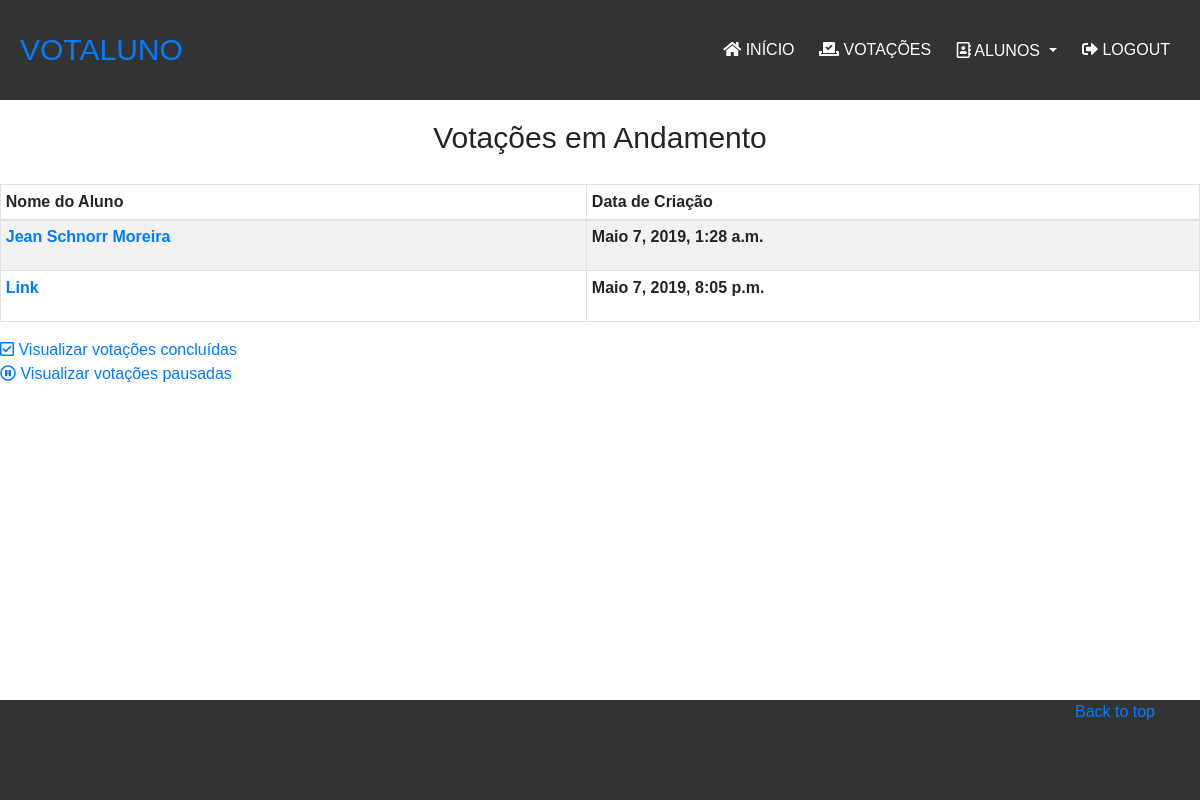
Before: /emAndamento/ (signed in) with the older database file.
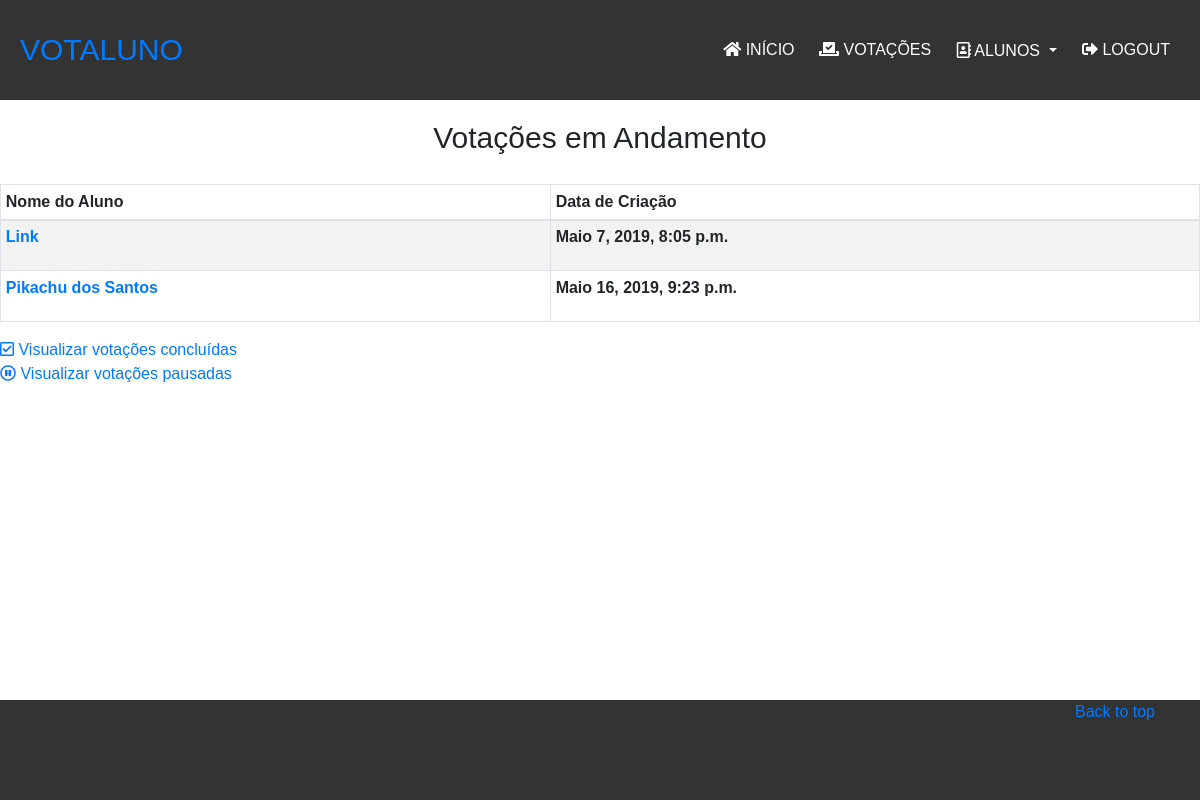
After: the same page with the newer database file.
### votacoes/models.py (models this page shows, shortened)
class Votacao(models.Model):
    aluno = models.ForeignKey(Aluno,on_delete=models.CASCADE)
    created_date = models.DateTimeField(default=now, editable=False)
    emAndamento = 1
    pausada = 2
    finalizada = 3
    escolhas =(
        (1,'Em Andamento'),
        (2,'Pausada'),
        (3,'Finalizada')
    )
    estado = models.IntegerField(choices=escolhas, default=2)
    class Meta:
        verbose_name_plural = 'votações'

class Aluno(models.Model):
    imagemAluno = models.ImageField(upload_to='images/')
    nomeAluno = models.CharField(
        max_length=255,
        null=False,
        blank=False
    )
    cpfAluno = models.CharField(
        max_length=14,
        null=False,
        blank=False
    )
    turmaAluno = models.ForeignKey("Turma",on_delete=models.CASCADE)

### votacoes/views.py (the view)
# urls.py: path('emAndamento/',views.emAndamento,name='emAndamento'),
@login_required
def emAndamento(request):
    context = {}
    votacoesEmAndamento = Votacao.objects.filter(estado=1)
    context['votacoesEmAndamento'] = votacoesEmAndamento
    return render(request,'votacoes/emAndamento.html',context)

### votacoes/templates/votacoes/emAndamento.html
{% extends 'baseSite.html' %}
{% block content %}
{% if votacoesEmAndamento %}
    <h2>Votações em Andamento</h2>
    <ul>
        <table id="dtVerticalScrollExample" class="table table-responsive-sm table-striped table-bordered table-sm" cellspacing="0"
        width="90%">
            <thead>
                <th>Nome do Aluno</th>
                <th> Data de Criação</th>
            </thead>
            <tbody>
                {% for Votacao in votacoesEmAndamento %}
                    <tr>
                        <th>
                            <li><a href="{% url 'exibirAluno' Votacao.aluno.cpfAluno %}">{{ Votacao.aluno.nomeAluno }}</a></li>
                        </th>
                        <th>
                            <p>{{ Votacao.created_date }}</p>
                        </th>
                    </tr>
                {% endfor %}
            </tbody>
        </table>
    </ul>
    <div class="divLinkEscolhas">
        <a href="{% url 'concluidas' %}"><i class="far fa-check-square"></i> Visualizar votações concluídas</a><br>
        <a href="{% url 'pausadas' %}"><i class="far fa-pause-circle"></i> Visualizar votações pausadas</a>
    </div>
{% else %}
    <h2>Sem votações em andamento</h2>
    <div class="divLinkEscolhas">
        <a href="{% url 'concluidas' %}"><i class="far fa-check-square"></i> Visualizar votações concluídas</a><br>
        <a href="{% url 'pausadas' %}"><i class="far fa-pause-circle"></i> Visualizar votações pausadas</a>
    </div>
{% endif %}
{% endblock %}

Changed rows visible on the page:
no longer on this page (row edited): Votacao: aluno.nomeAluno "Jean Schnorr Moreira", created_date "Maio 7, 2019, 1:28 a.m."
added Votacao: aluno.nomeAluno "Pikachu dos Santos", created_date "Maio 16, 2019, 9:23 p.m."
